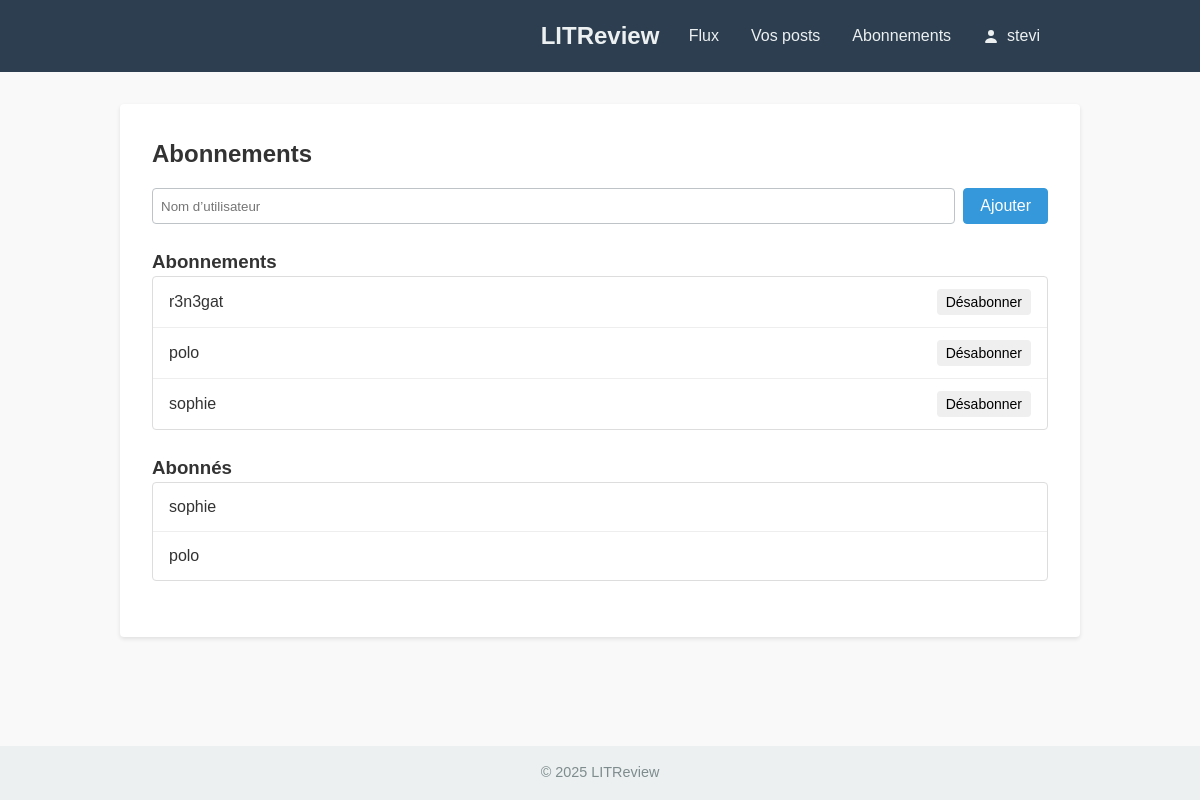
Screenshot of /reviews/follows/ (signed in) with the database file from the repository.
### accounts/models.py (models this page shows, shortened)
class CustomUser(AbstractUser):
    bio = models.TextField(
        max_length=500,
        blank=True,
        default="",
        help_text="Biographie de l’utilisateur (facultatif)"
    )

### reviews/models.py (models this page shows, shortened)
class UserFollows(models.Model):
    user = models.ForeignKey(
        settings.AUTH_USER_MODEL,
        on_delete=models.CASCADE,
        related_name='following'
    )
    followed_user = models.ForeignKey(
        settings.AUTH_USER_MODEL,
        on_delete=models.CASCADE,
        related_name='followed_by'
    )
    class Meta:
        unique_together = ('user', 'followed_user')

### reviews/views.py (the view)
# urls.py: path('follows/',                       views.follow_list,        name='follow_list'),
@login_required
def follow_list(request):
    follows      = UserFollows.objects.filter(user=request.user)\
                       .select_related('followed_user')
    followers    = UserFollows.objects.filter(followed_user=request.user)\
                       .select_related('user')
    form         = UserFollowForm()
    followed_ids = list(follows.values_list('followed_user_id', flat=True))
    suggestions  = User.objects.exclude(pk__in=followed_ids + [request.user.pk])
    return render(request, 'reviews/follow_list.html', {
        'follows':     follows,
        'followers':   followers,
        'form':        form,
        'suggestions': suggestions,
    })

### reviews/forms.py
class UserFollowForm(forms.Form):
    username = forms.CharField(label="Nom d’utilisateur")

### templates/reviews/follow_list.html (shortened to what this page needs)
{% extends "base.html" %}
{% block content %}
<div class="form-page">
  <h2>Abonnements</h2>
  <form method="post" action="{% url 'reviews:follow_add' %}" class="follow-search">
    <input
      type="text"
      name="username"
      placeholder="Nom d’utilisateur"
      value="{{ form.username.value|default_if_none:'' }}"
      class="form-search-input"
      required>
    <button type="submit" class="btn btn--primary">Ajouter</button>
  </form>
  <h3>Abonnements</h3>
  {% if follows %}
    <ul class="follow-list">
      {% for f in follows %}
        <li>
          <span>{{ f.followed_user.username }}</span>
          <form method="post"
                action="{% url 'reviews:follow_delete' f.pk %}"
                class="inline-form">
            <button type="submit" class="btn btn--small">Désabonner</button>
          </form>
        </li>
      {% endfor %}
    </ul>
  {% else %}
    <p>Vous ne suivez personne.</p>
  {% endif %}
  <h3>Abonnés</h3>
  {% if followers %}
    <ul class="follow-list">
      {% for f in followers %}
        <li>{{ f.user.username }}</li>
      {% endfor %}
    </ul>
  {% else %}
    <p>Vous n’avez aucun abonné.</p>
  {% endif %}
</div>
{% endblock %}

### templates/base.html (shortened to what this page needs)
<!DOCTYPE html>
<html lang="fr">
<head>
  {% load static %}
  <link rel="stylesheet" href="{% static 'css/styles.css' %}">
</head>
<body>
  <header class="navbar">
    <div class="navbar__container container">
      <span class="navbar__logo">LITReview</span>
      <div class="navbar__links">
        <a href="{% url 'reviews:feed' %}"        class="navbar__link">Flux</a>
        <a href="{% url 'reviews:ticket_list' %}" class="navbar__link">Vos posts</a>
        <a href="{% url 'reviews:follow_list' %}" class="navbar__link">Abonnements</a>
        {% if user.is_authenticated %}
          <a href="{% url 'accounts:profile' %}"
             class="navbar__link navbar__link--user">
            <svg class="navbar__icon" xmlns="http://www.w3.org/2000/svg"
                 width="16" height="16" fill="currentColor" viewBox="0 0 16 16">
              <path d="M8 8a3 3 0 100-6 3 3 0 000 6z"/>
              <path fill-rule="evenodd"
                    d="M14 14s-1-4-6-4-6 4-6 4 0 1 1 1h10c1 0 1-1 1-1z"/>
            </svg>
            {{ user.username }}
          </a>
        {% endif %}
      </div>
    </div>
  </header>
  <main class="main-content container">
    {% block content %}{% endblock %}
  </main>
  <footer class="footer">
    <p>© 2025 LITReview</p>
  </footer>
</body>
</html>

### static/css/styles.css (style rules this page uses)
*, *::before, *::after { box-sizing: border-box; margin: 0; padding: 0; }
html { font-family: Arial, sans-serif; line-height: 1.5; color: #333; }
body { background: #f9f9f9; display: flex; flex-direction: column; min-height: 100vh; }
.container { width: 90%; max-width: 960px; margin: 0 auto; }
.navbar { background: #2c3e50; color: #ecf0f1; }
.navbar__container { position: relative; display: flex; align-items: center; justify-content: flex-end; padding: 1rem 2rem; }
.navbar__logo { position: absolute; left: 50%; transform: translateX(-50%); font-size: 1.5rem; font-weight: bold; color: inherit; text-decoration: none; z-index: 1; }
.navbar__links { display: flex; align-items: center; }
.navbar__links > * + * { margin-left: 1rem; }
.navbar__link { display: inline-flex; align-items: center; color: inherit; text-decoration: none; padding: 0.5rem; }
.navbar__icon { width: 1rem; height: 1rem; margin-right: 0.5rem; }
.main-content { flex: 1; padding: 2rem 0; }
.footer { background: #ecf0f1; padding: 1rem 0; text-align: center; font-size: 0.9rem; color: #7f8c8d; }
.btn { display: inline-block; font-size: 1rem; padding: 0.5rem 1rem; text-decoration: none; text-align: center; border: 1px solid transparent; border-radius: 4px; cursor: pointer; }
.btn--primary { background: #3498db; color: #fff; border-color: #3498db; }
.btn--small { padding: 0.25rem 0.5rem; font-size: 0.875rem; }
.form-page { background: #fff; padding: 2rem; border-radius: 4px; box-shadow: 0 2px 4px rgba(0,0,0,0.1); }
.form-page h2 { margin-bottom: 1rem; }
.form-search-input { flex: 1; padding: 0.5rem; border: 1px solid #bdc3c7; border-radius: 4px; }
.follow-search { display: flex; gap: 0.5rem; margin-bottom: 1.5rem; }
.follow-list, .suggestions-list { list-style: none; margin: 0 0 1.5rem; padding: 0; border: 1px solid #ddd; border-radius: 4px; }
.follow-list li, .suggestions-list li { display: flex; justify-content: space-between; align-items: center; padding: 0.75rem 1rem; border-bottom: 1px solid #eee; }
.follow-list li:last-child, .suggestions-list li:last-child { border-bottom: none; }
.inline-form { display: inline; }

### rows the page displays
CustomUser: username "stevi"
UserFollows: followed_user.username "r3n3gat"
UserFollows: followed_user.username "polo"
UserFollows: followed_user.username "sophie"
UserFollows: user.username "sophie"
UserFollows: user.username "polo"
